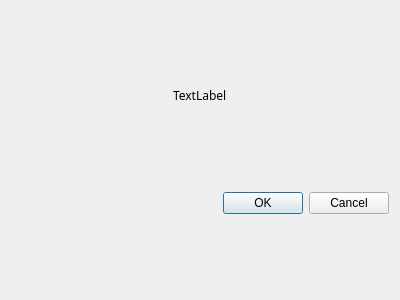
<?xml version="1.0" encoding="UTF-8"?>
<ui version="4.0">
 <class>dialog</class>
 <widget class="QDialog" name="dialog">
  <property name="windowModality">
   <enum>Qt::NonModal</enum>
  </property>
  <property name="enabled">
   <bool>true</bool>
  </property>
  <property name="geometry">
   <rect>
    <x>0</x>
    <y>0</y>
    <width>400</width>
    <height>300</height>
   </rect>
  </property>
  <property name="sizePolicy">
   <sizepolicy hsizetype="Preferred" vsizetype="Preferred">
    <horstretch>0</horstretch>
    <verstretch>0</verstretch>
   </sizepolicy>
  </property>
  <property name="windowTitle">
   <string>Dialog</string>
  </property>
  <layout class="QVBoxLayout" name="verticalLayout">
   <item>
    <layout class="QVBoxLayout" name="layout">
     <item alignment="Qt::AlignHCenter">
      <widget class="QLabel" name="title">
       <property name="sizePolicy">
        <sizepolicy hsizetype="Fixed" vsizetype="Fixed">
         <horstretch>0</horstretch>
         <verstretch>0</verstretch>
        </sizepolicy>
       </property>
       <property name="font">
        <font>
         <family>Noto Sans Javanese</family>
        </font>
       </property>
       <property name="layoutDirection">
        <enum>Qt::LeftToRight</enum>
       </property>
       <property name="frameShape">
        <enum>QFrame::NoFrame</enum>
       </property>
       <property name="text">
        <string>TextLabel</string>
       </property>
      </widget>
     </item>
    </layout>
   </item>
   <item>
    <widget class="QDialogButtonBox" name="buttonBox">
     <property name="orientation">
      <enum>Qt::Horizontal</enum>
     </property>
     <property name="standardButtons">
      <set>QDialogButtonBox::Cancel|QDialogButtonBox::Ok</set>
     </property>
    </widget>
   </item>
  </layout>
 </widget>
 <resources/>
 <connections>
  <connection>
   <sender>buttonBox</sender>
   <signal>accepted()</signal>
   <receiver>dialog</receiver>
   <slot>accept()</slot>
   <hints>
    <hint type="sourcelabel">
     <x>248</x>
     <y>254</y>
    </hint>
    <hint type="destinationlabel">
     <x>157</x>
     <y>274</y>
    </hint>
   </hints>
  </connection>
  <connection>
   <sender>buttonBox</sender>
   <signal>rejected()</signal>
   <receiver>dialog</receiver>
   <slot>reject()</slot>
   <hints>
    <hint type="sourcelabel">
     <x>316</x>
     <y>260</y>
    </hint>
    <hint type="destinationlabel">
     <x>286</x>
     <y>274</y>
    </hint>
   </hints>
  </connection>
 </connections>
</ui>
